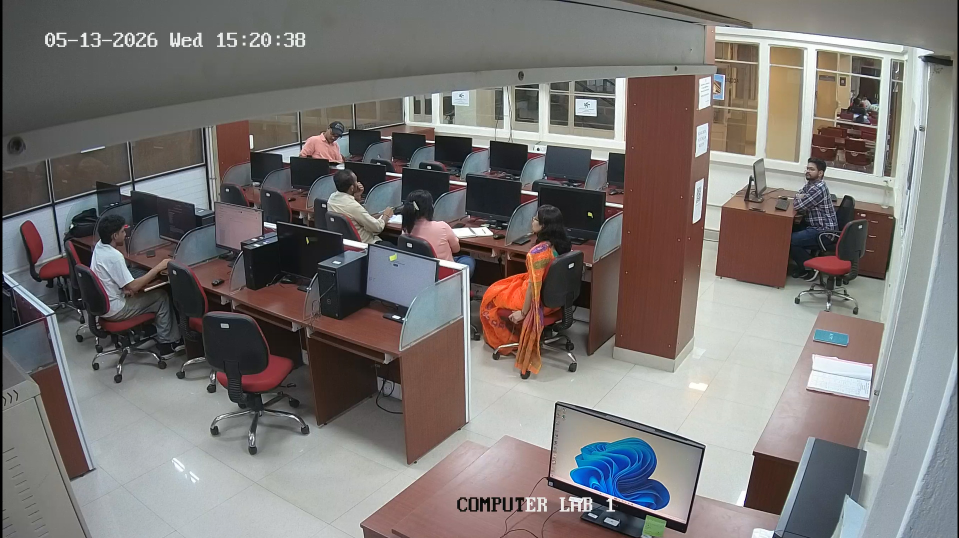
#> input picture data/sample_frames/cad_lab.jpg, 1918 x 1076 px (shown at 1/2 size)
$ python -i preprocessor.py   (imports and definitions only)
#> lines starting #> are read from the running program, lines starting #| are printed output that depends on the picture
### config/config_loader.py
"""
config_loader.py — Load and expose config.yaml as a Python object with .env support.

Usage in any module:
    from config.config_loader import cfg
    print(cfg.api.port)
"""

import os
import re
import yaml
from pathlib import Path
from types import SimpleNamespace

# Load .env file from project root if present
_PROJECT_ROOT = Path(__file__).parent.parent
_ENV_PATH = _PROJECT_ROOT / ".env"

try:
    # pyrefly: ignore [missing-import]
    from dotenv import load_dotenv
    load_dotenv(_ENV_PATH)
except ImportError:
    if _ENV_PATH.exists():
        with open(_ENV_PATH, "r", encoding="utf-8") as f:
            for line in f:
                line = line.strip()
                if line and not line.startswith("#") and "=" in line:
                    key, val = line.split("=", 1)
                    key = key.strip()
                    val = val.strip().strip("'\"")
                    if key not in os.environ:
                        os.environ[key] = val

_CONFIG_PATH = Path(__file__).parent / "config.yaml"
_ENV_VAR_PATTERN = re.compile(r"\$\{([^}:]+)(?::([^}]*))?\}")


def _cast_type(val_str: str):
    """Cast a string value to appropriate Python types (int, float, bool, None)."""
    val_lower = val_str.strip().lower()
    if val_lower in ("null", "none", "~"):
        return None
    if val_lower == "true":
        return True
    if val_lower == "false":
        return False
    if re.fullmatch(r"-?\d+", val_str.strip()):
        return int(val_str.strip())
    try:
        return float(val_str.strip())
    except ValueError:
        return val_str


def _interpolate_value(value):
    """Interpolate ${VAR:default} pattern in string values."""
    if not isinstance(value, str):
        return value

    match = _ENV_VAR_PATTERN.search(value)
    if not match:
        return value

    # If the string is EXACTLY `${VAR:default}`, preserve type casting
    if _ENV_VAR_PATTERN.fullmatch(value.strip()):
        var_name, default_val = match.group(1), match.group(2)
        env_val = os.environ.get(var_name)
        if env_val is not None:
            return _cast_type(env_val)
        if default_val is not None:
            return _cast_type(default_val)
        return None

    # Partial substitution in a longer string (e.g. RTSP URLs)
    def _subber(m):
        v_name, d_val = m.group(1), m.group(2)
        return os.environ.get(v_name, d_val if d_val is not None else "")

    return _ENV_VAR_PATTERN.sub(_subber, value)


def _interpolate_dict(d: dict) -> dict:
    """Recursively interpolate dict items."""
    new_dict = {}
    for k, v in d.items():
        if isinstance(v, dict):
            new_dict[k] = _interpolate_dict(v)
        elif isinstance(v, list):
            new_list = []
            for item in v:
                if isinstance(item, dict):
                    new_list.append(_interpolate_dict(item))
                elif isinstance(item, str):
                    new_list.append(_interpolate_value(item))
                else:
                    new_list.append(item)
            new_dict[k] = new_list
        elif isinstance(v, str):
            new_dict[k] = _interpolate_value(v)
        else:
            new_dict[k] = v
    return new_dict


def _dict_to_namespace(d: dict) -> SimpleNamespace:
    """Recursively convert a dict to SimpleNamespace for dot-access."""
    ns = SimpleNamespace()
    for key, value in d.items():
        if isinstance(value, dict):
            setattr(ns, key, _dict_to_namespace(value))
        elif isinstance(value, list) and value and isinstance(value[0], dict):
            setattr(ns, key, [_dict_to_namespace(item) for item in value])
        else:
            setattr(ns, key, value)
    return ns


def load_config(path: Path = _CONFIG_PATH) -> SimpleNamespace:
    with open(path, "r", encoding="utf-8") as f:
        raw = yaml.safe_load(f)
    if raw is None:
        raise ValueError(f"config.yaml loaded as empty/None. Check the file at: {path}")

    interpolated = _interpolate_dict(raw)
    return _dict_to_namespace(interpolated)


# Module-level singleton — import `cfg` directly everywhere
cfg = load_config()

### utils/logger.py
"""
logger.py — Structured logger for the Library Occupancy Detection System.

Features:
  - One log file per section (e.g. logs/section_A.log)
  - A shared system-wide log file (logs/system.log)
  - Rotating file handler (max 5 MB, keeps last 3 files)
  - Console output with colour-coded levels (Windows-safe)
  - Single get_logger() call used everywhere in the codebase

Usage:
    from utils.logger import get_logger
    log = get_logger("section_A")
    log.info("Frame received")
    log.warning("Low confidence detection")
"""

import logging
import sys
from logging.handlers import RotatingFileHandler
from pathlib import Path

from config.config_loader import cfg


# ── Colour codes (ANSI) ────────────────────────────────────────────────────────
# On Windows these work in Windows Terminal & VS Code; plain cmd may ignore them.

_COLOURS = {
    "DEBUG":    "\033[36m",   # Cyan
    "INFO":     "\033[32m",   # Green
    "WARNING":  "\033[33m",   # Yellow
    "ERROR":    "\033[31m",   # Red
    "CRITICAL": "\033[35m",   # Magenta
    "RESET":    "\033[0m",
}


class _ColouredFormatter(logging.Formatter):
    """Console formatter that prepends a colour code to the level name."""

    def format(self, record: logging.LogRecord) -> str:
        colour = _COLOURS.get(record.levelname, "")
        reset  = _COLOURS["RESET"]
        record.levelname = f"{colour}{record.levelname:<8}{reset}"
        return super().format(record)


# ── Internal cache — one Logger object per name ────────────────────────────────
_loggers: dict[str, logging.Logger] = {}


def get_logger(name: str) -> logging.Logger:
    """
    Return a logger for the given name (typically a section_id or 'system').

    First call creates the logger and attaches handlers.
    Subsequent calls return the cached instance.

    Args:
        name: Identifier string, e.g. "section_A", "section_B", "system".

    Returns:
        Configured logging.Logger instance.
    """
#> further down, picture is the input picture: shape (1076, 1918, 3); mean B, G, R 115.5, 117.5, 121.7
    if name in _loggers:
        return _loggers[name]

    log_dir = Path(cfg.logging.log_dir)
    log_dir.mkdir(parents=True, exist_ok=True)

    logger = logging.getLogger(name)
    logger.setLevel(cfg.logging.log_level)
    logger.propagate = False   # Prevent double-printing to root logger

    fmt_str   = "[%(asctime)s] [%(name)s] %(levelname)s %(message)s"
    date_fmt  = "%Y-%m-%d %H:%M:%S"

    # ── Rotating file handler ──────────────────────────────────────────────────
    log_file = log_dir / f"{name}.log"
    file_handler = RotatingFileHandler(
        filename    = log_file,
        maxBytes    = cfg.logging.max_bytes,
        backupCount = cfg.logging.backup_count,
        encoding    = "utf-8",
    )
    file_handler.setLevel(cfg.logging.log_level)
    file_handler.setFormatter(logging.Formatter(fmt_str, datefmt=date_fmt))

    # ── Console handler ────────────────────────────────────────────────────────
    console_handler = logging.StreamHandler(sys.stdout)
    console_handler.setLevel(cfg.logging.log_level)
    console_handler.setFormatter(_ColouredFormatter(fmt_str, datefmt=date_fmt))

    logger.addHandler(file_handler)
    logger.addHandler(console_handler)

    _loggers[name] = logger
    return logger

### ingestion/preprocessor.py
"""
ingestion/preprocessor.py — Preprocessing pipeline for low-quality CCTV frames.

Pipeline (in order):
    1. Gamma correction       — fix dark/overexposed scenes
    2. Bilateral filtering    — edge-preserving noise reduction (replaces NLM;
                                ~10ms/frame vs ~200ms for NLM on CPU)
    3. CLAHE                  — adaptive contrast enhancement for mixed lighting
    4. Resize to 640x640      — standard YOLO input resolution

Why bilateral over NLM:
    NLM is the highest quality denoiser but is O(n²) in search window size,
    making it too slow for real-time use on CPU (200ms+/frame). Bilateral
    filter achieves similar perceptual quality for CCTV footage at ~5-10ms/frame
    by using spatial + colour proximity weights rather than exhaustive patch search.

All parameters are read from config.yaml (preprocessing section).
No hardcoded values.

Usage:
    from ingestion.preprocessor import Preprocessor
    pre = Preprocessor()
    processed_frame = pre.process(raw_frame)
"""

import cv2
import numpy as np

from config.config_loader import cfg
from utils.logger import get_logger

log = get_logger("system")


class Preprocessor:
    """
    Applies the full preprocessing chain to a raw BGR frame.

    The CLAHE object is created once at init time (not per frame) since
    creating it repeatedly is expensive.

    Args:
        gamma:              Gamma correction value. >1 brightens, <1 darkens.
        clahe_clip_limit:   CLAHE contrast cap. Higher = more aggressive.
        clahe_tile_grid:    Tuple (w, h) tile grid size for CLAHE.
        bilateral_d:        Bilateral filter neighbourhood diameter.
        bilateral_sigma_color: Bilateral sigma in colour space.
        bilateral_sigma_space: Bilateral sigma in coordinate space.
        target_size:        Output (width, height) after resize.

    All args default to values from config.yaml if not provided.
    """

    def __init__(
        self,
        gamma:                 float            = None,
        clahe_clip_limit:      float            = None,
        clahe_tile_grid:       tuple            = None,
        bilateral_d:           int              = None,
        bilateral_sigma_color: float            = None,
        bilateral_sigma_space: float            = None,
        target_size:           tuple[int, int]  = None,
    ) -> None:
        p = cfg.preprocessing

        self.gamma                 = gamma                 or p.gamma
        self.clahe_clip            = clahe_clip_limit      or p.clahe_clip_limit
        self.tile_grid             = tuple(clahe_tile_grid or p.clahe_tile_grid_size)
        self.bilateral_d           = bilateral_d           or p.bilateral_d
        self.bilateral_sigma_color = bilateral_sigma_color or p.bilateral_sigma_color
        self.bilateral_sigma_space = bilateral_sigma_space or p.bilateral_sigma_space
        self.target_size           = target_size           or (p.target_width, p.target_height)

        # Build gamma lookup table once (256-entry uint8 LUT)
        self._gamma_lut = self._build_gamma_lut(self.gamma)

        # Build CLAHE object once — reused across all frames
        self._clahe = cv2.createCLAHE(
            clipLimit=self.clahe_clip,
            tileGridSize=self.tile_grid,
        )

        log.info(
            f"Preprocessor ready | gamma={self.gamma} "
            f"bilateral_d={self.bilateral_d} "
            f"sigma_color={self.bilateral_sigma_color} "
            f"sigma_space={self.bilateral_sigma_space} "
            f"clahe_clip={self.clahe_clip} "
            f"tile_grid={self.tile_grid} "
            f"target={self.target_size}"
        )

    # ── Public API ─────────────────────────────────────────────────────────────

    def process(self, frame: np.ndarray) -> np.ndarray:
        """
        Run the full preprocessing chain on a single BGR frame.

        Steps:
            gamma → bilateral denoise → CLAHE → resize

        Args:
            frame: Raw BGR frame from VideoCapture (H x W x 3, uint8).

        Returns:
            Preprocessed BGR frame of shape (target_height, target_width, 3).
        """
        frame = self._apply_gamma(frame)
        frame = self._apply_bilateral(frame)
        frame = self._apply_clahe(frame)
        frame = self._apply_resize(frame)
        return frame

    # [26 lines left out: function process_for_sahi, not called in this run]

    # ── Pipeline steps ─────────────────────────────────────────────────────────

    def _apply_gamma(self, frame: np.ndarray) -> np.ndarray:
        """
        Apply gamma correction via a precomputed 256-entry LUT.

        LUT lookup is O(1) per pixel — much faster than per-pixel pow().
        """
        return cv2.LUT(frame, self._gamma_lut)

    def _apply_bilateral(self, frame: np.ndarray) -> np.ndarray:
        """
        Apply bilateral filter for edge-preserving noise reduction.

        Bilateral filter smooths flat regions while preserving edges by
        weighting neighbours by both spatial distance AND colour similarity.
        This is critical for CCTV footage where seat edges must remain sharp
        for accurate IoU computation against ROI polygons.

        Args:
            frame: BGR frame.

        Returns:
            Filtered BGR frame.
        """
        return cv2.bilateralFilter(
            frame,
            d=self.bilateral_d,
            sigmaColor=self.bilateral_sigma_color,
            sigmaSpace=self.bilateral_sigma_space,
        )

    def _apply_clahe(self, frame: np.ndarray) -> np.ndarray:
        """
        Apply CLAHE to the L channel of the LAB colour space.

        Applying CLAHE only to the luminance channel (L) avoids distorting
        colour information — saturation and hue (A, B channels) are unchanged.

        Steps:
            BGR → LAB → CLAHE on L → LAB → BGR
        """
        lab = cv2.cvtColor(frame, cv2.COLOR_BGR2LAB)
#> lab: shape (1076, 1918, 3); mean of channels 0, 1, 2 138.4, 129.9, 130
        l, a, b = cv2.split(lab)
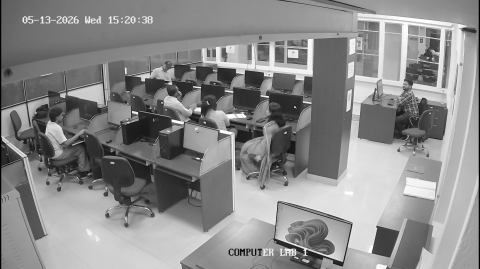
#> l: shape (1076, 1918) (shown at 1/4 size); min 0, max 255, mean 138.4
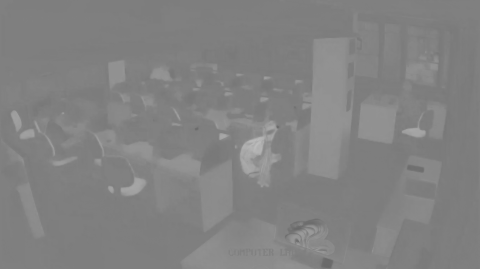
#> a: shape (1076, 1918) (shown at 1/4 size); min 93, max 188, mean 129.9
        l_eq = self._clahe.apply(l)
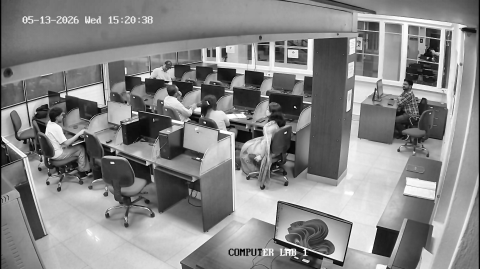
#> l_eq: shape (1076, 1918) (shown at 1/4 size); min 0, max 255, mean 135.1
        lab_eq = cv2.merge([l_eq, a, b])
#> lab_eq: shape (1076, 1918, 3); mean of channels 0, 1, 2 135.1, 129.9, 130
        return cv2.cvtColor(lab_eq, cv2.COLOR_LAB2BGR)
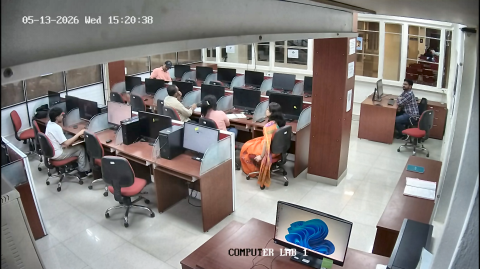
#> returned value: shape (1076, 1918, 3) (shown at 1/4 size); mean B, G, R 125.9, 127.9, 131.9

    def _apply_resize(self, frame: np.ndarray) -> np.ndarray:
        """
        Resize frame to target_size using INTER_LINEAR interpolation.

        INTER_LINEAR is the best tradeoff between speed and quality for
        downscaling to 640x640 from typical CCTV resolutions.
        """
        w, h = self.target_size
        if frame.shape[1] == w and frame.shape[0] == h:
            return frame
        return cv2.resize(frame, (w, h), interpolation=cv2.INTER_LINEAR)
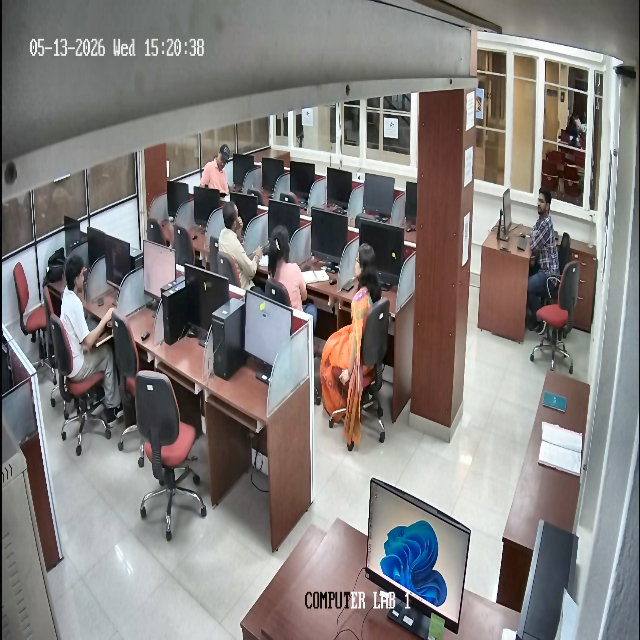
#> returned value: shape (640, 640, 3); mean of channels 0, 1, 2 125.8, 127.8, 131.8; drawn as B, G, R

    # ── Helpers ────────────────────────────────────────────────────────────────

    @staticmethod
    def _build_gamma_lut(gamma: float) -> np.ndarray:
        """
        Build a 256-entry uint8 LUT for gamma correction.

        Formula: output = (input / 255) ^ (1 / gamma) * 255

        A gamma > 1 brightens the image (useful for dark CCTV feeds).
        A gamma < 1 darkens it.

        Returns:
            NumPy array of shape (256,) and dtype uint8.
        """
        inv_gamma = 1.0 / gamma
        table = np.array([
            ((i / 255.0) ** inv_gamma) * 255
            for i in range(256)
        ], dtype=np.uint8)
        return table

>>> import cv2
>>> picture = cv2.imread('../data/sample_frames/cad_lab.jpg')
>>> result = Preprocessor().process(picture)

$ run again, on data/sample_frames/focused_reading_area.jpg
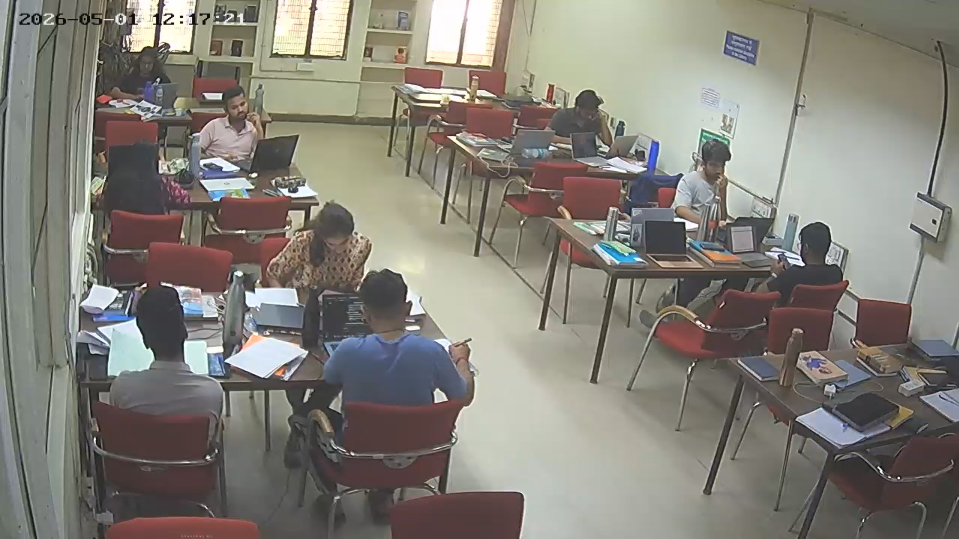
#> input picture data/sample_frames/focused_reading_area.jpg, 1918 x 1077 px (shown at 1/2 size)
#> picture is the input picture: shape (1077, 1918, 3); mean B, G, R 120.3, 128.3, 131.8
#> lab: shape (1077, 1918, 3); mean of channels 0, 1, 2 149.1, 128.3, 132.5
#> in _apply_clahe, `l_eq = self._clahe.apply(l)`:
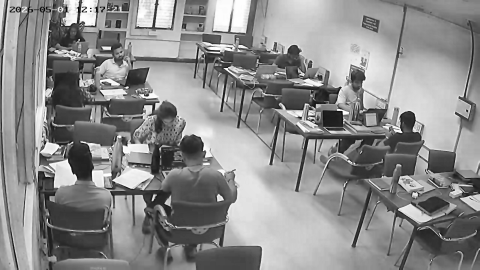
#> l_eq: shape (1077, 1918) (shown at 1/4 size); min 1, max 255, mean 139
#> lab_eq: shape (1077, 1918, 3); mean of channels 0, 1, 2 139, 128.3, 132.5
#> in _apply_resize, `return cv2.resize(frame, (w, h), interpolation=cv2.INTER_LINEAR)`:
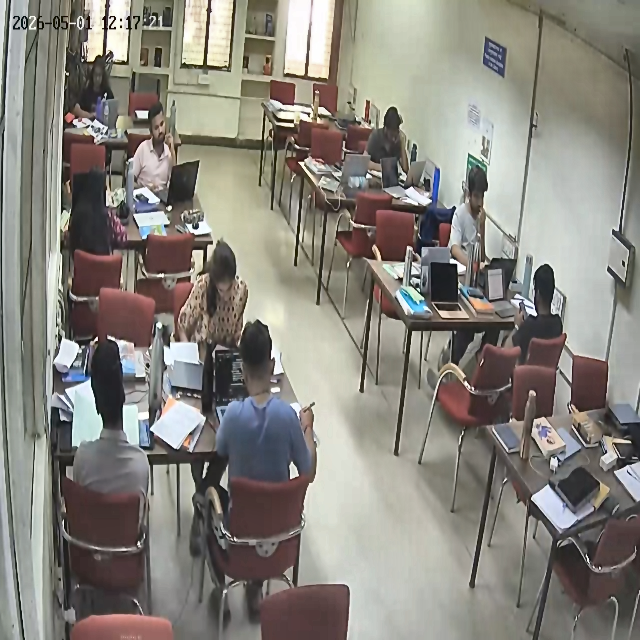
#> returned value: shape (640, 640, 3); mean of channels 0, 1, 2 125.1, 132.5, 135.7; drawn as B, G, R

$ run again, on data/sample_frames/g_hall_2.jpg
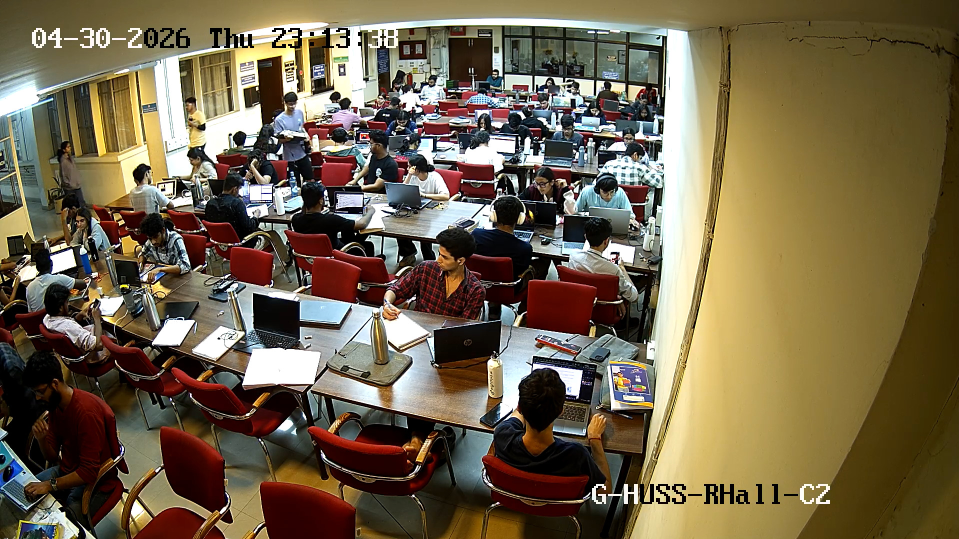
#> input picture data/sample_frames/g_hall_2.jpg, 1918 x 1078 px (shown at 1/2 size)
#> picture is the input picture: shape (1078, 1918, 3); mean B, G, R 75.5, 100.3, 114.1
#> lab: shape (1078, 1918, 3); mean of channels 0, 1, 2 118.2, 130.8, 144.6
#> in _apply_clahe, `l_eq = self._clahe.apply(l)`:
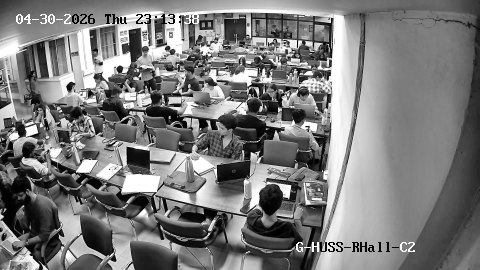
#> l_eq: shape (1078, 1918) (shown at 1/4 size); min 0, max 255, mean 123.2
#> lab_eq: shape (1078, 1918, 3); mean of channels 0, 1, 2 123.2, 130.8, 144.6
#> in _apply_resize, `return cv2.resize(frame, (w, h), interpolation=cv2.INTER_LINEAR)`:
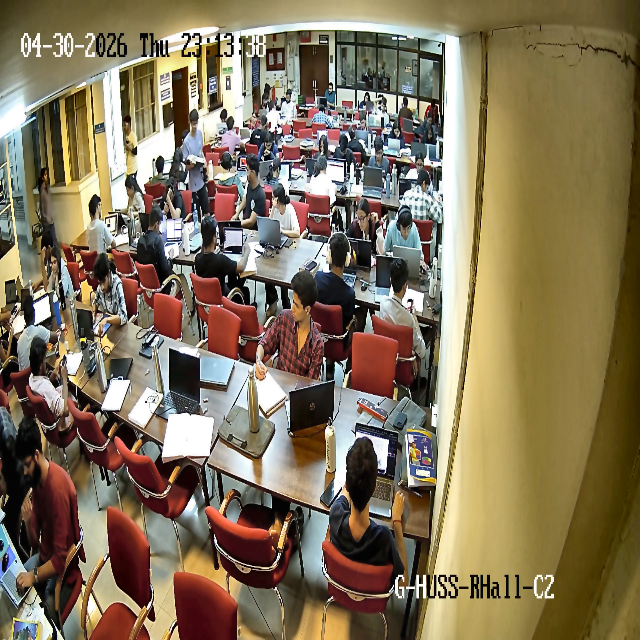
#> returned value: shape (640, 640, 3); mean of channels 0, 1, 2 89.8, 115.4, 130; drawn as B, G, R
